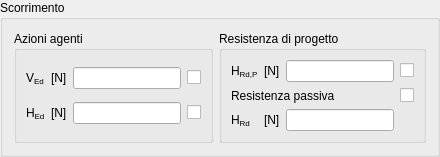
    <widget class="QGroupBox" name="slidingGBox">
     <property name="title">
      <string>Scorrimento</string>
     </property>
     <layout class="QGridLayout" name="gridLayout_9">
      <item row="0" column="0">
       <widget class="QGroupBox" name="groupBox_3">
        <property name="title">
         <string>Azioni agenti</string>
        </property>
        <layout class="QGridLayout" name="gridLayout_7">
         <item row="0" column="0">
          <widget class="QLabelRichName" name="SlidingVEdLabel">
           <property name="text">
            <string>&lt;html&gt;&lt;/head&gt;
&lt;body&gt;
V&lt;span style=&quot; vertical-align:sub;&quot;&gt;Ed&lt;/span&gt;&lt;/body&gt;&lt;/html&gt;</string>
           </property>
          </widget>
         </item>
         <item row="0" column="1">
          <widget class="QLabelUnitMeasure" name="SlidingVEdUMLabel">
           <property name="text">
            <string>&lt;html&gt;&lt;/head&gt;
&lt;body&gt;
[N]&lt;/body&gt;&lt;/html&gt;</string>
           </property>
          </widget>
         </item>
         <item row="0" column="2">
          <widget class="QLineEditValue" name="SlidingVEdLEdit"/>
         </item>
         <item row="0" column="3">
          <widget class="QCheckBoxReadOnly" name="SlidingVEdCheckBox">
           <property name="text">
            <string/>
           </property>
          </widget>
         </item>
         <item row="1" column="0">
          <widget class="QLabelRichName" name="SlidingHEdLabel">
           <property name="text">
            <string>&lt;html&gt;&lt;/head&gt;
&lt;body&gt;
H&lt;span style=&quot; vertical-align:sub;&quot;&gt;Ed&lt;/span&gt;&lt;/body&gt;&lt;/html&gt;</string>
           </property>
          </widget>
         </item>
         <item row="1" column="1">
          <widget class="QLabelUnitMeasure" name="SlidingHEdUMLabel">
           <property name="text">
            <string>&lt;html&gt;&lt;/head&gt;
&lt;body&gt;
[N]&lt;/body&gt;&lt;/html&gt;</string>
           </property>
          </widget>
         </item>
         <item row="1" column="2">
          <widget class="QLineEditValue" name="SlidingHEdLEdit"/>
         </item>
         <item row="1" column="3">
          <widget class="QCheckBoxReadOnly" name="SlidingHEdCheckBox">
           <property name="text">
            <string/>
           </property>
          </widget>
         </item>
        </layout>
       </widget>
      </item>
      <item row="0" column="1">
       <widget class="QGroupBox" name="groupBox_4">
        <property name="title">
         <string>Resistenza di progetto</string>
        </property>
        <layout class="QGridLayout" name="gridLayout_8">
         <item row="0" column="0">
          <widget class="QLabelRichName" name="SlidingHRdPLabel">
           <property name="text">
            <string>&lt;html&gt;&lt;/head&gt;
&lt;body&gt;
H&lt;span style=&quot; vertical-align:sub;&quot;&gt;Rd,P&lt;/span&gt;&lt;/body&gt;&lt;/html&gt;</string>
           </property>
          </widget>
         </item>
         <item row="0" column="1">
          <widget class="QLabelUnitMeasure" name="SlidingHRdPUMLabel">
           <property name="text">
            <string>&lt;html&gt;&lt;/head&gt;
&lt;body&gt;
[N]&lt;/body&gt;&lt;/html&gt;</string>
           </property>
          </widget>
         </item>
         <item row="0" column="2">
          <widget class="QLineEditValue" name="SlidingHRdPLEdit"/>
         </item>
         <item row="0" column="3">
          <widget class="QCheckBoxReadOnly" name="SlidingHRdPCheckBox">
           <property name="text">
            <string/>
           </property>
          </widget>
         </item>
         <item row="2" column="0">
          <widget class="QLabelRichName" name="SlidingHRdLabel">
           <property name="text">
            <string>&lt;html&gt;&lt;/head&gt;
&lt;body&gt;
H&lt;span style=&quot; vertical-align:sub;&quot;&gt;Rd&lt;/span&gt;&lt;/body&gt;&lt;/html&gt;</string>
           </property>
          </widget>
         </item>
         <item row="2" column="1">
          <widget class="QLabelUnitMeasure" name="SlidingHRdUMLabel">
           <property name="text">
            <string>&lt;html&gt;&lt;/head&gt;
&lt;body&gt;
[N]&lt;/body&gt;&lt;/html&gt;</string>
           </property>
          </widget>
         </item>
         <item row="1" column="0" colspan="4">
          <layout class="QHBoxLayout" name="SlidingApplyKpHorLayout">
           <item>
            <widget class="QLabelRichName" name="SlidingApplyKpLabel">
             <property name="sizePolicy">
              <sizepolicy hsizetype="Expanding" vsizetype="Preferred">
               <horstretch>0</horstretch>
               <verstretch>0</verstretch>
              </sizepolicy>
             </property>
             <property name="text">
              <string>Resistenza passiva</string>
             </property>
            </widget>
           </item>
           <item>
            <widget class="QCheckBoxReadOnly" name="SlidingApplyKpCheckBox">
             <property name="text">
              <string/>
             </property>
            </widget>
           </item>
          </layout>
         </item>
         <item row="2" column="2">
          <widget class="QLineEditValue" name="SlidingHRdLEdit"/>
         </item>
        </layout>
       </widget>
      </item>
     </layout>
    </widget>
